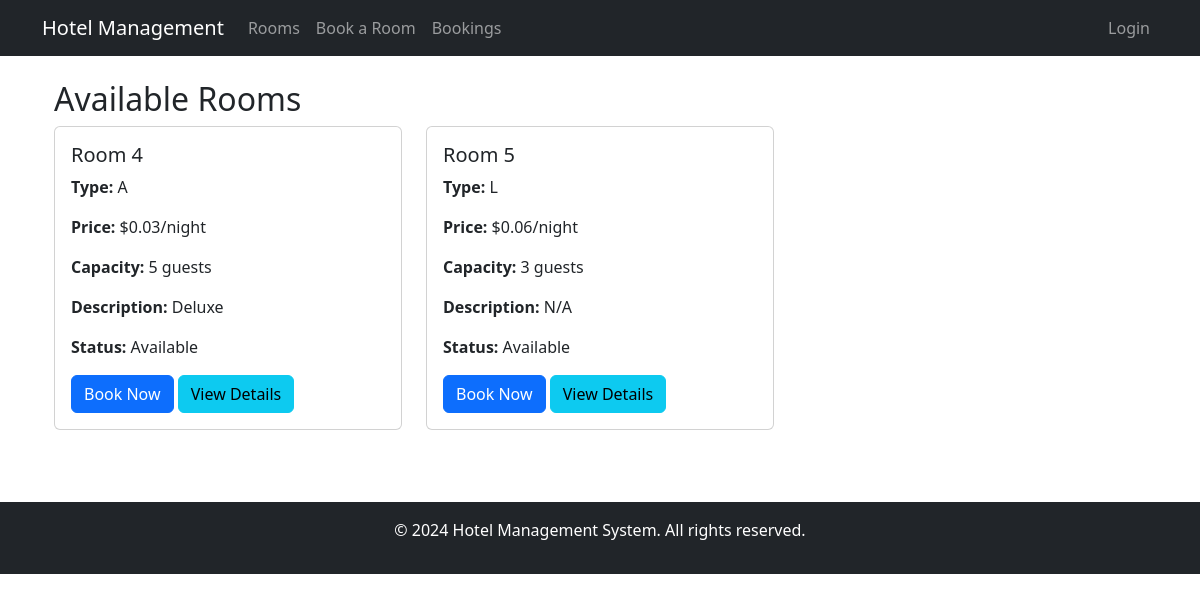
Before: /rooms/rooms/ with the older database file.
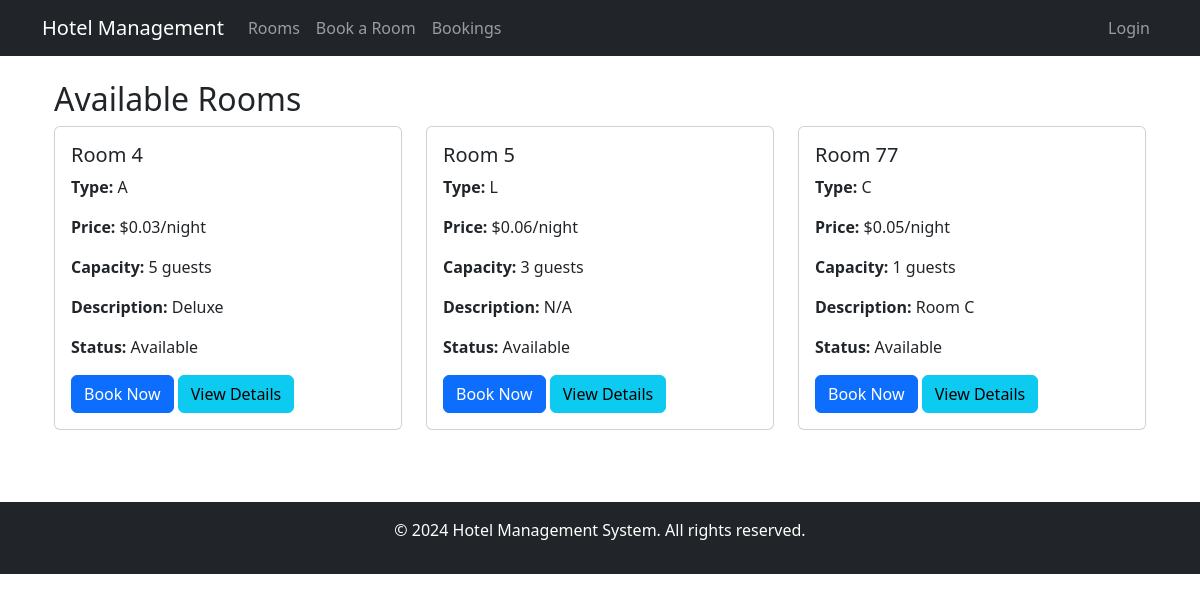
After: the same page with the newer database file.
### hotel_app/models.py (models this page shows)
class Room(models.Model):
    number = models.CharField(max_length=10)
    room_type = models.CharField(max_length=50)
    capacity = models.IntegerField()
    price = models.DecimalField(max_digits=10, decimal_places=2)
    description = models.TextField()
    is_available = models.BooleanField(default=True)
    def __str__(self):
        return f"Room {self.number} - {self.room_type}"

### hotel_app/views.py (the view)
# urls.py: path('rooms/', views.room_list, name='room_list'),  # Room list view
def room_list(request):
    print("Room list view called")  # Debugging line
    rooms = Room.objects.filter(is_available=True)  # Only show available rooms
    print(f"Available rooms: {rooms}")  # Debugging line
    return render(request, 'hotel_app/room_list.html', {'rooms': rooms})

### hotel_app/templates/hotel_app/room_list.html (shortened to what this page needs)
{% extends 'hotel_app/base.html' %}
{% block content %}
<div class="container mt-4">
    <h2>Available Rooms</h2>
    <div class="row">
        {% for room in rooms %}
        <div class="col-md-4 mb-4">
            <div class="card">
                <div class="card-body">
                    <h5 class="card-title">Room {{ room.number }}</h5>
                    <p class="card-text"><strong>Type:</strong> {{ room.room_type }}</p>
                    <p class="card-text"><strong>Price:</strong> ${{ room.price }}/night</p>
                    <p class="card-text"><strong>Capacity:</strong> {{ room.capacity }} guests</p>
                    <p class="card-text"><strong>Description:</strong> {{ room.description }}</p>
                    <p class="card-text"><strong>Status:</strong> {% if room.is_available %}Available{% else %}Occupied{% endif %}</p>
                    {% if room.is_available %}
                    <a href="{% url 'booking_form' %}?room_id={{ room.id }}" class="btn btn-primary">Book Now</a>
                    {% else %}
                    <button class="btn btn-secondary" disabled>Not Available</button>
                    {% endif %}
                    <a href="{% url 'room_detail' room.id %}" class="btn btn-info">View Details</a>
                </div>
            </div>
        </div>
        {% empty %}
        <div class="col">
            <p>No rooms available at the moment.</p>
        </div>
        {% endfor %}
    </div>
</div>
{% endblock %}

Changed rows visible on the page:
added Room: number "77", room_type "C", price "0.05", capacity "1", description "Room C", is_available "Available"
